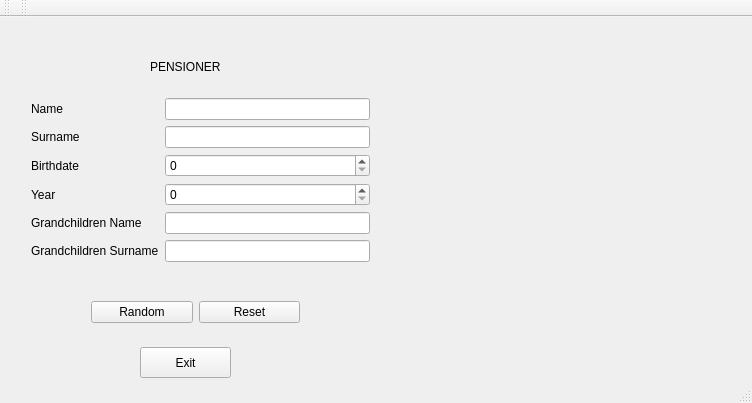
<?xml version="1.0" encoding="UTF-8"?>
<ui version="4.0">
 <class>MainWindow</class>
 <widget class="QMainWindow" name="MainWindow">
  <property name="geometry">
   <rect>
    <x>0</x>
    <y>0</y>
    <width>752</width>
    <height>403</height>
   </rect>
  </property>
  <property name="windowTitle">
   <string>MainWindow</string>
  </property>
  <widget class="QWidget" name="centralWidget">
   <widget class="QLabel" name="label_pic">
    <property name="geometry">
     <rect>
      <x>390</x>
      <y>0</y>
      <width>351</width>
      <height>331</height>
     </rect>
    </property>
    <property name="minimumSize">
     <size>
      <width>351</width>
      <height>0</height>
     </size>
    </property>
    <property name="text">
     <string/>
    </property>
    <property name="pixmap">
     <pixmap>9fe03d62f48cc8b9c7aec22ae52283f2_295x197.jpg</pixmap>
    </property>
   </widget>
   <widget class="QPushButton" name="pushButton_3">
    <property name="geometry">
     <rect>
      <x>140</x>
      <y>330</y>
      <width>91</width>
      <height>31</height>
     </rect>
    </property>
    <property name="text">
     <string>Exit</string>
    </property>
   </widget>
   <widget class="QWidget" name="formLayoutWidget">
    <property name="geometry">
     <rect>
      <x>20</x>
      <y>70</y>
      <width>361</width>
      <height>191</height>
     </rect>
    </property>
    <layout class="QFormLayout" name="formLayout">
     <item row="0" column="0">
      <widget class="QLabel" name="label">
       <property name="text">
        <string>Name</string>
       </property>
      </widget>
     </item>
     <item row="0" column="1">
      <widget class="QLineEdit" name="lineEdit"/>
     </item>
     <item row="1" column="0">
      <widget class="QLabel" name="label_2">
       <property name="text">
        <string>Surname</string>
       </property>
      </widget>
     </item>
     <item row="1" column="1">
      <widget class="QLineEdit" name="lineEdit_2"/>
     </item>
     <item row="2" column="0">
      <widget class="QLabel" name="label_3">
       <property name="text">
        <string>Birthdate</string>
       </property>
      </widget>
     </item>
     <item row="2" column="1">
      <widget class="QSpinBox" name="spinBox">
       <property name="maximum">
        <number>31</number>
       </property>
      </widget>
     </item>
     <item row="3" column="0">
      <widget class="QLabel" name="label_4">
       <property name="text">
        <string>Year </string>
       </property>
      </widget>
     </item>
     <item row="3" column="1">
      <widget class="QSpinBox" name="spinBox_2">
       <property name="minimum">
        <number>0</number>
       </property>
       <property name="maximum">
        <number>2017</number>
       </property>
      </widget>
     </item>
     <item row="4" column="1">
      <widget class="QLineEdit" name="lineEdit_3"/>
     </item>
     <item row="4" column="0">
      <widget class="QLabel" name="label_5">
       <property name="text">
        <string>Grandchildren Name</string>
       </property>
      </widget>
     </item>
     <item row="5" column="0">
      <widget class="QLabel" name="label_6">
       <property name="text">
        <string>Grandchildren Surname</string>
       </property>
      </widget>
     </item>
     <item row="5" column="1">
      <widget class="QLineEdit" name="lineEdit_4"/>
     </item>
    </layout>
   </widget>
   <widget class="QLabel" name="label_7">
    <property name="geometry">
     <rect>
      <x>150</x>
      <y>40</y>
      <width>111</width>
      <height>20</height>
     </rect>
    </property>
    <property name="text">
     <string>PENSIONER</string>
    </property>
   </widget>
   <widget class="QWidget" name="layoutWidget">
    <property name="geometry">
     <rect>
      <x>80</x>
      <y>270</y>
      <width>231</width>
      <height>51</height>
     </rect>
    </property>
    <layout class="QHBoxLayout" name="horizontalLayout">
     <item>
      <widget class="QPushButton" name="pushButton">
       <property name="text">
        <string>Random</string>
       </property>
      </widget>
     </item>
     <item>
      <widget class="QPushButton" name="pushButton_2">
       <property name="text">
        <string>Reset</string>
       </property>
      </widget>
     </item>
    </layout>
   </widget>
  </widget>
  <widget class="QToolBar" name="mainToolBar">
   <attribute name="toolBarArea">
    <enum>TopToolBarArea</enum>
   </attribute>
   <attribute name="toolBarBreak">
    <bool>false</bool>
   </attribute>
  </widget>
  <widget class="QStatusBar" name="statusBar"/>
  <widget class="QToolBar" name="toolBar">
   <property name="windowTitle">
    <string>toolBar</string>
   </property>
   <attribute name="toolBarArea">
    <enum>TopToolBarArea</enum>
   </attribute>
   <attribute name="toolBarBreak">
    <bool>false</bool>
   </attribute>
  </widget>
 </widget>
 <layoutdefault spacing="6" margin="11"/>
 <resources/>
 <connections/>
</ui>
